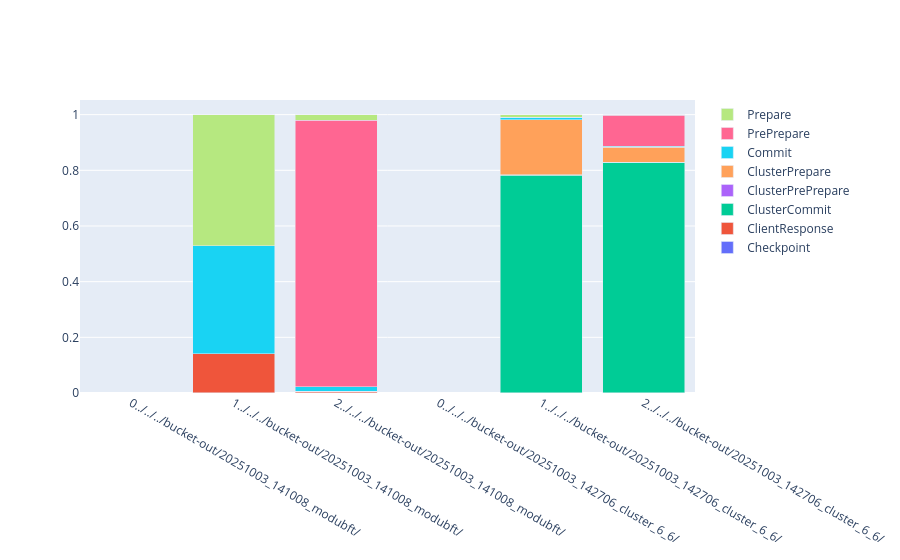

Notebook code cell kept with this figure:
### Code cell
types = ["Checkpoint",	"ClientResponse"	,"ClusterCommit"	,"ClusterPrePrepare"	,"ClusterPrepare"	,"Commit"	,"PrePrepare"	,"Prepare"]
types=list(filter(lambda typ: typ in df_with_bytes,types))

average_by_folder_and_role = df_with_bytes.groupby(["folder","Role"]).mean(numeric_only=True).reset_index()
total_bytes_sent = average_by_folder_and_role[["folder","Role"]+types].groupby(["folder","Role"]).sum().sum(axis=1).reset_index().set_index(["folder","Role"])
total_bytes_sent[0].index.set_names(['folder', 'Role'], inplace=True)

normalized_bytes_per_folder = (
    average_by_folder_and_role.set_index(["folder", "Role"])[types]
    .div(total_bytes_sent[0], axis=0)
    .reset_index()
)
normalized_bytes_per_folder["Role"]=average_by_folder_and_role["Role"]
fig = go.Figure()

for typ in types:
    fig.add_trace(go.Bar(x=normalized_bytes_per_folder.Role.apply(str)+normalized_bytes_per_folder.folder.apply(str),y=normalized_bytes_per_folder[typ],name=typ))
fig.update_layout(barmode='stack')
fig.show()

### Figure 1 — Plotly figure (JSON) as saved in the notebook; plotly's stock layout.template omitted (floating-point values rounded to 4 significant figures)
{"data": [{"name": "Checkpoint", "type": "bar", "x": ["0../../../bucket-out/20251003_141008_modubft/", "1../../../bucket-out/20251003_141008_modubft/", "2../../../bucket-out/20251003_141008_modubft/", "0../../../bucket-out/20251003_142706_cluster_6_6/", "1../../../bucket-out/20251003_142706_cluster_6_6/", "2../../../bucket-out/20251003_142706_cluster_6_6/"], "y": [NaN, 0.0009416, 4.076e-05, NaN, 1.927e-05, 5.285e-06]}, {"name": "ClientResponse", "type": "bar", "x": ["0../../../bucket-out/20251003_141008_modubft/", "1../../../bucket-out/20251003_141008_modubft/", "2../../../bucket-out/20251003_141008_modubft/", "0../../../bucket-out/20251003_142706_cluster_6_6/", "1../../../bucket-out/20251003_142706_cluster_6_6/", "2../../../bucket-out/20251003_142706_cluster_6_6/"], "y": [NaN, 0.1393, 0.005908, NaN, 0.001268, 0.0003467]}, {"name": "ClusterCommit", "type": "bar", "x": ["0../../../bucket-out/20251003_141008_modubft/", "1../../../bucket-out/20251003_141008_modubft/", "2../../../bucket-out/20251003_141008_modubft/", "0../../../bucket-out/20251003_142706_cluster_6_6/", "1../../../bucket-out/20251003_142706_cluster_6_6/", "2../../../bucket-out/20251003_142706_cluster_6_6/"], "y": [NaN, 0.0, 0.0, NaN, 0.7818, 0.828]}, {"name": "ClusterPrePrepare", "type": "bar", "x": ["0../../../bucket-out/20251003_141008_modubft/", "1../../../bucket-out/20251003_141008_modubft/", "2../../../bucket-out/20251003_141008_modubft/", "0../../../bucket-out/20251003_142706_cluster_6_6/", "1../../../bucket-out/20251003_142706_cluster_6_6/", "2../../../bucket-out/20251003_142706_cluster_6_6/"], "y": [NaN, 0.0, 0.0, NaN, 0.0001509, 4.143e-05]}, {"name": "ClusterPrepare", "type": "bar", "x": ["0../../../bucket-out/20251003_141008_modubft/", "1../../../bucket-out/20251003_141008_modubft/", "2../../../bucket-out/20251003_141008_modubft/", "0../../../bucket-out/20251003_142706_cluster_6_6/", "1../../../bucket-out/20251003_142706_cluster_6_6/", "2../../../bucket-out/20251003_142706_cluster_6_6/"], "y": [NaN, 0.0, 0.0, NaN, 0.1978, 0.05473]}, {"name": "Commit", "type": "bar", "x": ["0../../../bucket-out/20251003_141008_modubft/", "1../../../bucket-out/20251003_141008_modubft/", "2../../../bucket-out/20251003_141008_modubft/", "0../../../bucket-out/20251003_142706_cluster_6_6/", "1../../../bucket-out/20251003_142706_cluster_6_6/", "2../../../bucket-out/20251003_142706_cluster_6_6/"], "y": [NaN, 0.3882, 0.01684, NaN, 0.009126, 0.002504]}, {"name": "PrePrepare", "type": "bar", "x": ["0../../../bucket-out/20251003_141008_modubft/", "1../../../bucket-out/20251003_141008_modubft/", "2../../../bucket-out/20251003_141008_modubft/", "0../../../bucket-out/20251003_142706_cluster_6_6/", "1../../../bucket-out/20251003_142706_cluster_6_6/", "2../../../bucket-out/20251003_142706_cluster_6_6/"], "y": [NaN, 0.0, 0.9568, NaN, 0.0, 0.1116]}, {"name": "Prepare", "type": "bar", "x": ["0../../../bucket-out/20251003_141008_modubft/", "1../../../bucket-out/20251003_141008_modubft/", "2../../../bucket-out/20251003_141008_modubft/", "0../../../bucket-out/20251003_142706_cluster_6_6/", "1../../../bucket-out/20251003_142706_cluster_6_6/", "2../../../bucket-out/20251003_142706_cluster_6_6/"], "y": [NaN, 0.4716, 0.02039, NaN, 0.009903, 0.002715]}], "layout": {"barmode": "stack"}}
